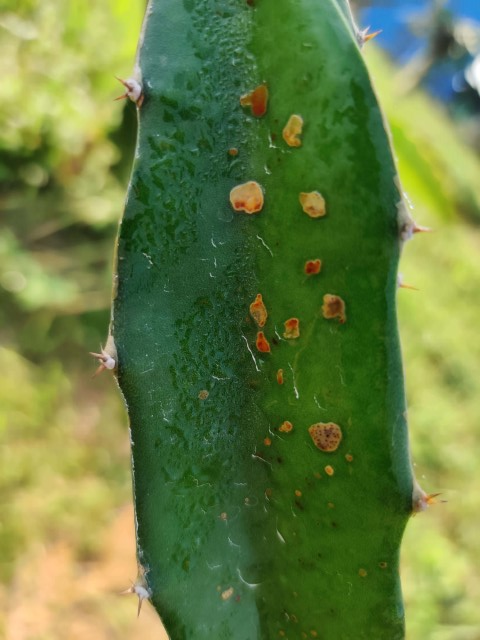
#> input picture data/Converted Images/Brown_Stem_Spot/Brown_Stem_Spot (15).jpg, 480 x 640 px
$ jupyter execute segmentation.ipynb
#> lines starting #> are read from the running program, lines starting #| are printed output that depends on the picture; after the words box and inside, x2 and y2 are one past the last pixel; in counts of white or black regions, pixels touching at a corner belong together
Libraries

[cell 1]
from pathlib import Path
import numpy as np
import pandas as pd
import cv2
from tqdm import tqdm
import matplotlib.pyplot as plt
from sklearn.cluster import KMeans

PROJECT_ROOT = Path("..").resolve()
DATA_DIR = PROJECT_ROOT / "data" / "Converted Images"
OUT_DIR = PROJECT_ROOT / "outputs"
SAMPLE_DIR = OUT_DIR / "samples" / "segmentation"
SAMPLE_DIR.mkdir(parents=True, exist_ok=True)

EXTS = {".jpg", ".jpeg", ".png", ".bmp"}
RANDOM_STATE = 42

Scan Dataset & Binary Labeling

[cell 2]
def scan_dataset(data_dir: Path):
    class_dirs = sorted([p for p in data_dir.iterdir() if p.is_dir()])
    rows = []
    for cls_dir in class_dirs:
        cls = cls_dir.name
        y = 0 if cls.lower() == "healthy" else 1
        for fp in cls_dir.rglob("*"):
            if fp.is_file() and fp.suffix.lower() in EXTS:
                rows.append({"path": str(fp), "class": cls, "Output": y})
#> pass 2 of the loop in scan_dataset, `for cls_dir in class_dirs:`:
    return pd.DataFrame(rows)

df = scan_dataset(DATA_DIR)

print("Counts per folder:")
display(df["class"].value_counts())

print("\nBinary counts (Output):")
display(df["Output"].value_counts())

print("\nTotal:", len(df))

K-Means Segmentation

[cell 3]
def kmeans_segment_labels(bgr, k=3):
    lab = cv2.cvtColor(bgr, cv2.COLOR_BGR2LAB)
    h, w = lab.shape[:2]
    X = lab.reshape(-1, 3).astype(np.float32)

    km = KMeans(n_clusters=k, random_state=RANDOM_STATE, n_init="auto")
    labels = km.fit_predict(X).reshape(h, w)
    centers = km.cluster_centers_
    return labels, centers

import numpy as np
import cv2

def pick_roi_cluster_smart(labels, centers):
    h, w = labels.shape
    k = centers.shape[0]

    L_vals = centers[:, 0]
    bg_by_light = int(np.argmax(L_vals))

    def border_touch_ratio(mask):
        border = np.zeros_like(mask, dtype=np.uint8)
        border[0, :] = 1; border[-1, :] = 1; border[:, 0] = 1; border[:, -1] = 1
        touch = int((mask & border).sum())
        area  = int(mask.sum()) + 1
        return touch / area

    def largest_component(mask):
        m = (mask * 255).astype(np.uint8)
        n, cc, stats, centroids = cv2.connectedComponentsWithStats(m, connectivity=8)
        if n <= 1:
            return 0, (w/2, h/2), mask
        areas = stats[1:, cv2.CC_STAT_AREA]
        idx = 1 + int(np.argmax(areas))
        area_l = int(stats[idx, cv2.CC_STAT_AREA])
        cx, cy = centroids[idx]
        keep = (cc == idx).astype(np.uint8)
        return area_l, (cx, cy), keep

    img_cx, img_cy = w/2.0, h/2.0
    best_k, best_score = 0, -1e18

    for kk in range(k):
        if kk == bg_by_light:
            continue

        mask = (labels == kk).astype(np.uint8)
        area = int(mask.sum())
        if area < 0.05 * h * w:
            continue

        btr = border_touch_ratio(mask)
        area_l, (cx, cy), keep = largest_component(mask)

        compactness = area_l / (area + 1e-9)
        dist = np.sqrt((cx - img_cx)**2 + (cy - img_cy)**2)
        dist_norm = dist / (np.sqrt(img_cx**2 + img_cy**2) + 1e-9)


        score = (2.2 * compactness) - (2.0 * btr) - (0.8 * dist_norm)

        if score > best_score:
            best_score = score
            best_k = kk

    return best_k

def choose_background_cluster(labels):
    h, w = labels.shape
    k = int(labels.max()) + 1

    border = np.zeros_like(labels, dtype=bool)
    border[0, :] = True
    border[-1, :] = True
    border[:, 0] = True
    border[:, -1] = True

    scores = []
    for kk in range(k):
        area_frac = np.mean(labels == kk)
        border_frac = np.mean(labels[border] == kk)
        score = 0.75 * border_frac + 0.25 * area_frac
        scores.append(score)

    return int(np.argmax(scores))

def keep_largest_component(mask):
    m = (mask * 255).astype(np.uint8)
    n, cc, stats, _ = cv2.connectedComponentsWithStats(m, connectivity=8)
    if n <= 1:
        return mask
    areas = stats[1:, cv2.CC_STAT_AREA]
    idx = 1 + int(np.argmax(areas))
    return (cc == idx).astype(np.uint8)


def refine_mask(mask01: np.ndarray) -> np.ndarray:
    """
    mask01: 0/1 uint8
    output: 0/1 uint8
    """
    mask = (mask01 > 0).astype(np.uint8)

    kernel = np.ones((7, 7), np.uint8)
    mask = cv2.morphologyEx(mask, cv2.MORPH_CLOSE, kernel, iterations=2)
    mask = cv2.morphologyEx(mask, cv2.MORPH_OPEN,  kernel, iterations=1)

    n, cc, stats, _ = cv2.connectedComponentsWithStats(mask * 255, connectivity=8)
    if n <= 1:
        return mask

    H, W = mask.shape
    best = None
    best_area = -1

    for i in range(1, n):
        x, y, w, h, area = stats[i]
        touches_border = (x == 0) or (y == 0) or (x + w == W) or (y + h == H)

        if (not touches_border) and area > best_area:
            best_area = area
            best = i

    if best is None:
        areas = stats[1:, cv2.CC_STAT_AREA]
        best = 1 + int(np.argmax(areas))

    return (cc == best).astype(np.uint8)


def make_roi_mask_from_labels(labels):
    bg_k = choose_background_cluster(labels)
    mask = (labels != bg_k).astype(np.uint8)

    kernel = np.ones((7,7), np.uint8)
    mask = cv2.morphologyEx(mask, cv2.MORPH_CLOSE, kernel, iterations=2)
    mask = cv2.morphologyEx(mask, cv2.MORPH_OPEN, kernel, iterations=1)
    mask = keep_largest_component(mask)

    return mask, bg_k

Visualization & Save Samples

[cell 4]
def bgr_to_rgb(bgr):
    return cv2.cvtColor(bgr, cv2.COLOR_BGR2RGB)

def overlay_mask(bgr, mask):
    overlay = bgr.copy()
    red = np.zeros_like(bgr)
    red[:,:,2] = 255
    alpha = 0.35
    overlay[mask==1] = (alpha*red[mask==1] + (1-alpha)*overlay[mask==1]).astype(np.uint8)
    return overlay

sample_n = 12
sample_df = df.sample(min(sample_n, len(df)), random_state=RANDOM_STATE)

for i, r in enumerate(sample_df.to_dict("records"), start=1):
    bgr = cv2.imread(r["path"])
#> bgr is the input picture: shape (640, 480, 3); mean B, G, R 65.4, 126.5, 103.9
    if bgr is None:
        continue

    # Pipeline
    labels, centers = kmeans_segment_labels(bgr, k=3)
#> in kmeans_segment_labels, `lab = cv2.cvtColor(bgr, cv2.COLOR_BGR2LAB)`: lab: shape (640, 480, 3); mean of channels 0, 1, 2 126.5, 110, 158
#> in kmeans_segment_labels, `labels = km.fit_predict(X).reshape(h, w)`:
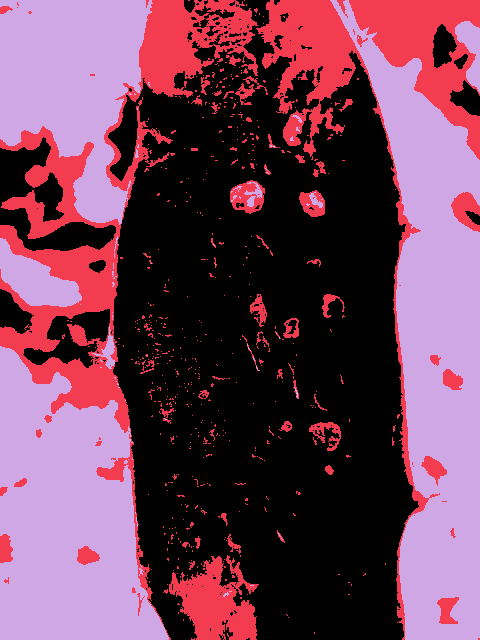
#> labels: shape (640, 480) int32; 3 distinct labels, from 0 to 2; one colour per label, 0 black
#> centers = [[80.64, 104.4, 153.3], [128.2, 112.9, 147.3], [194.7, 116.7, 170.8]]
    roi_k = pick_roi_cluster_smart(labels, centers)
#> in pick_roi_cluster_smart, `L_vals = centers[:, 0]`: L_vals = [80.64, 128.2, 194.7]
#> in pick_roi_cluster_smart, `bg_by_light = int(np.argmax(L_vals))`: bg_by_light = 2
#> the loop in pick_roi_cluster_smart, `for kk in range(k):` made 3 passes
#> (touch in border_touch_ratio, btr, n in largest_component, idx in largest_component, area_l, cx, cy) on pass 1: (376, 0.00248, 118, 6, 140009, 264.3, 350.3)
#> (touch in border_touch_ratio, btr, n in largest_component, idx in largest_component, area_l, cx, cy) on pass 2: (521, 0.00953, 569, 91, 14224, 64.96, 284.6)
#> pass 1, in pick_roi_cluster_smart, `mask = (labels == kk).astype(np.uint8)`:
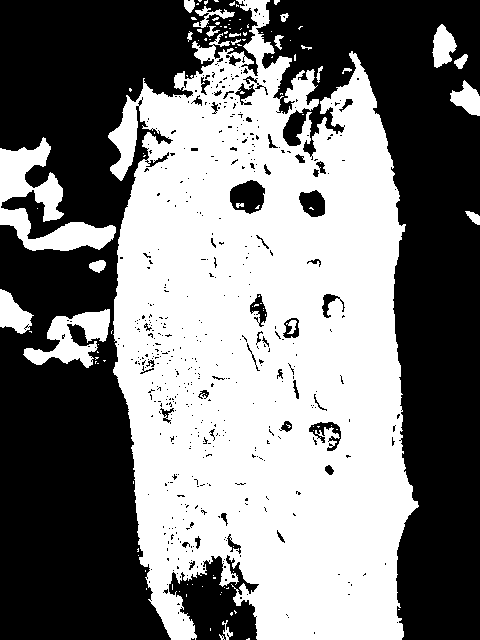
#> mask: shape (640, 480); values 0 (black) and 1 (white), 49.3% white; 117 white regions (93 under 20 px), largest, box (x1, y1, x2, y2) and area: (108, 0, 419, 640) 140009, (0, 137, 116, 251) 5062, (23, 309, 110, 368) 2382
#> pass 1, in largest_component, `n, cc, stats, centroids = cv2.connectedComponentsWithStats(m, connecti..`:
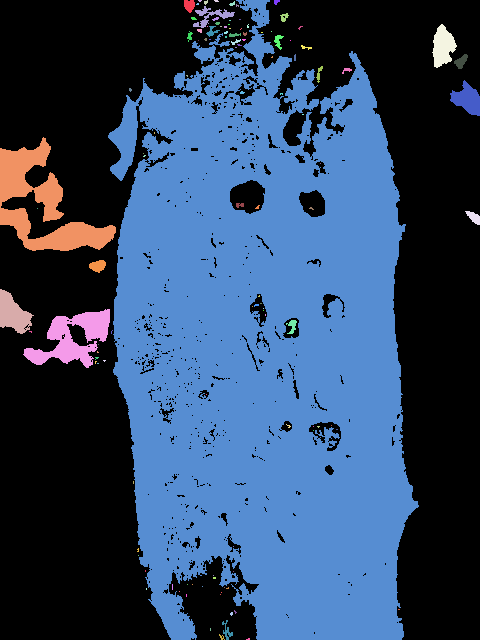
#> cc: shape (640, 480) int32; 118 distinct labels, from 0 to 117; one colour per label, 0 black
#> pass 1, in largest_component, `keep = (cc == idx).astype(np.uint8)`:
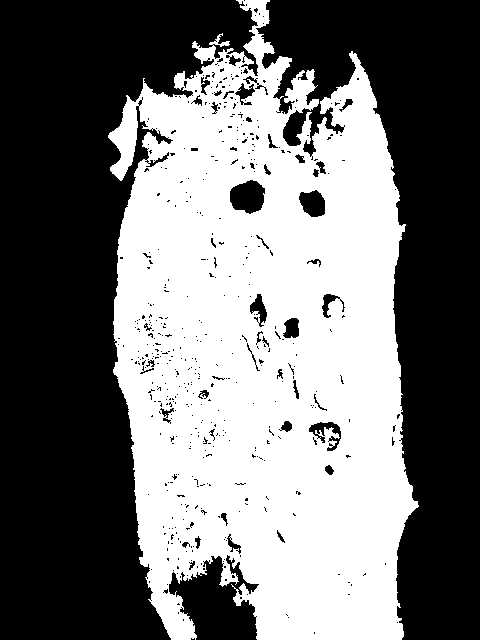
#> keep: shape (640, 480); values 0 (black) and 1 (white), 45.6% white; 1 white region, box (x1, y1, x2, y2) and area: (108, 0, 419, 640) 140009
#> after the loop in pick_roi_cluster_smart, `for kk in range(k):`:
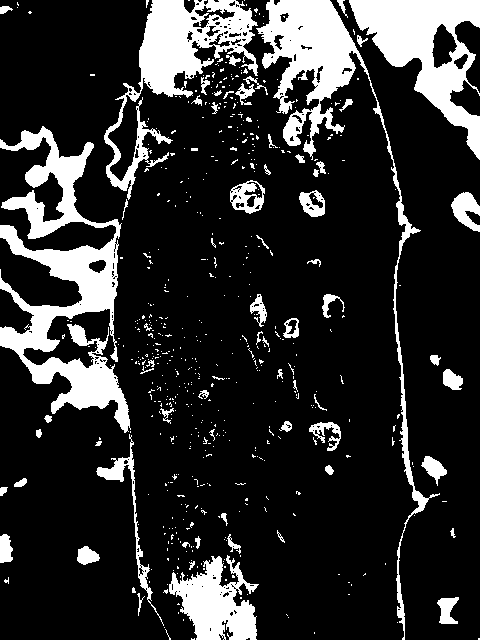
#> mask: shape (640, 480); values 0 (black) and 1 (white), 17.8% white; 568 white regions (500 under 20 px), largest, box (x1, y1, x2, y2) and area: (0, 126, 131, 433) 14224, (256, 0, 440, 640) 9950, (349, 0, 480, 160) 8378
#> after the loop in pick_roi_cluster_smart, `for kk in range(k):`: best_k = 0; best_score = 1.95
#> roi_k = 0
    mask, bg_k = make_roi_mask_from_labels(labels)
#> in choose_background_cluster, `k = int(labels.max()) + 1`: k = 3
#> the loop in choose_background_cluster, `for kk in range(k):` made 3 passes
#> (area_frac, border_frac, score) on passes 1 to 3: (0.493, 0.168, 0.249), (0.178, 0.233, 0.219), (0.329, 0.599, 0.531)
#> after the loop in choose_background_cluster, `for kk in range(k):`: scores = [0.249, 0.219, 0.531]
#> in make_roi_mask_from_labels, `bg_k = choose_background_cluster(labels)`: bg_k = 2
#> in make_roi_mask_from_labels, `mask = (labels != bg_k).astype(np.uint8)`: mask: shape (640, 480); values 0 (black) and 1 (white), 67.1% white; 76 black regions (63 under 20 px), largest, box (x1, y1, x2, y2) and area: (330, 0, 480, 640) 41625, (0, 346, 169, 640) 33123, (0, 0, 153, 225) 21661
#> in make_roi_mask_from_labels, `mask = cv2.morphologyEx(mask, cv2.MORPH_CLOSE, kernel, iterations=2)`: mask: shape (640, 480); values 0 (black) and 1 (white), 68.2% white; 8 black regions, largest, box (x1, y1, x2, y2) and area: (362, 43, 480, 640) 40044, (0, 348, 167, 640) 32410, (0, 0, 147, 156) 18475
#> in make_roi_mask_from_labels, `mask = cv2.morphologyEx(mask, cv2.MORPH_OPEN, kernel, iterations=1)`: mask: shape (640, 480); values 0 (black) and 1 (white), 68% white; 6 black regions, box (x1, y1, x2, y2) and area: (362, 43, 480, 640) 40786, (0, 348, 167, 640) 32767, (0, 0, 147, 222) 21214, (0, 241, 78, 306) 2804, (457, 24, 480, 54) 548, (468, 61, 480, 86) 263
#> in keep_largest_component, `n, cc, stats, _ = cv2.connectedComponentsWithStats(m, connectivity=8)`:
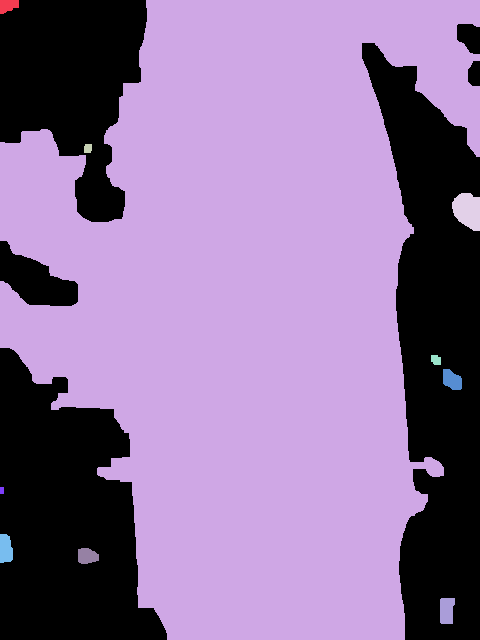
#> cc: shape (640, 480) int32; 11 distinct labels, from 0 to 10; one colour per label, 0 black
#> in keep_largest_component, `n, cc, stats, _ = cv2.connectedComponentsWithStats(m, connectivity=8)`: n = 11; stats = [[0, 0, 480, 640, 98382], [0, 0, 19, 14, 207], [0, 0, 480, 640, 206352], [84, 144, 8, 9, 68], [452, 193, 28, 38, 819], [431, 355, 10, 10, 87], [443, 369, 19, 21, 305], [0, 487, 4, 7, 28], [0, 534, 13, 29, 327], [78, 548, 21, 16, 274], [440, 598, 15, 26, 351]]
#> in keep_largest_component, `areas = stats[1:, cv2.CC_STAT_AREA]`: areas = [207, 206352, 68, 819, 87, 305, 28, 327, 274, 351]
#> in keep_largest_component, `idx = 1 + int(np.argmax(areas))`: idx = 2
#> in keep_largest_component, `return (cc == idx).astype(np.uint8)`:
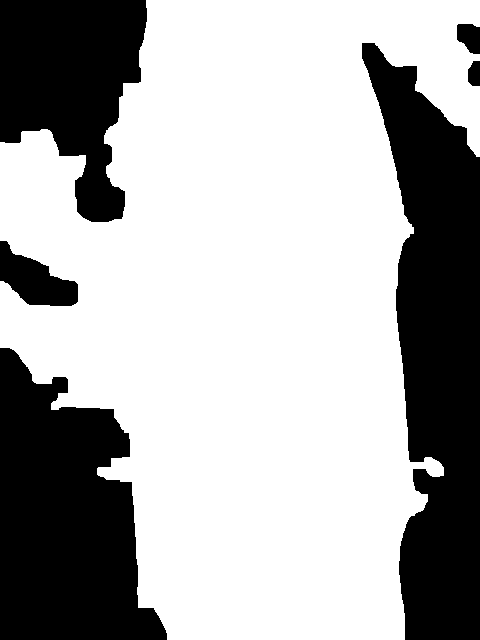
#> returned value: shape (640, 480); values 0 (black) and 1 (white), 67.2% white; 6 black regions, box (x1, y1, x2, y2) and area: (362, 43, 480, 640) 42348, (0, 348, 167, 640) 33396, (0, 0, 147, 222) 21489, (0, 241, 78, 306) 2804, (457, 24, 480, 54) 548, (468, 61, 480, 86) 263
#> bg_k = 2
    mask = refine_mask(mask)
#> in refine_mask, `n, cc, stats, _ = cv2.connectedComponentsWithStats(mask * 255, connect..`: stats = [[0, 0, 480, 640, 100848], [0, 0, 480, 640, 206352]]
#> the loop in refine_mask, `for i in range(1, n):` made 1 pass
#> after the loop in refine_mask, `for i in range(1, n):`: best_area = -1
#> in refine_mask, `areas = stats[1:, cv2.CC_STAT_AREA]`: areas = [206352]
#> in refine_mask, `best = 1 + int(np.argmax(areas))`: best = 1
    over = overlay_mask(bgr, mask)
#> in overlay_mask, `overlay[mask==1] = (alpha*red[mask==1] + (1-alpha)*overlay[mask==1]).a..`:
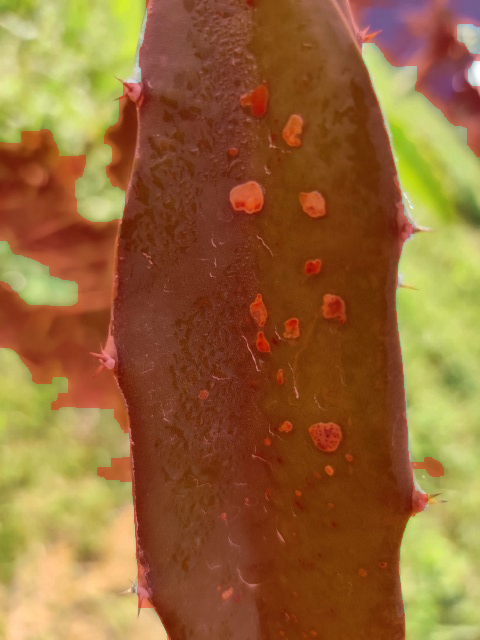
#> overlay: shape (640, 480, 3); mean B, G, R 54.2, 103.9, 149.3


    label_vis = (labels.astype(np.float32) / labels.max() * 255).astype(np.uint8)
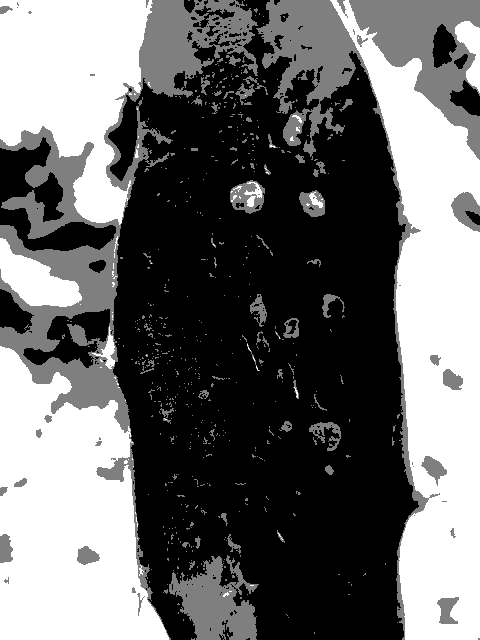
#> label_vis: shape (640, 480); min 0, max 255, mean 106.5
    label_vis = cv2.applyColorMap(label_vis, cv2.COLORMAP_JET)
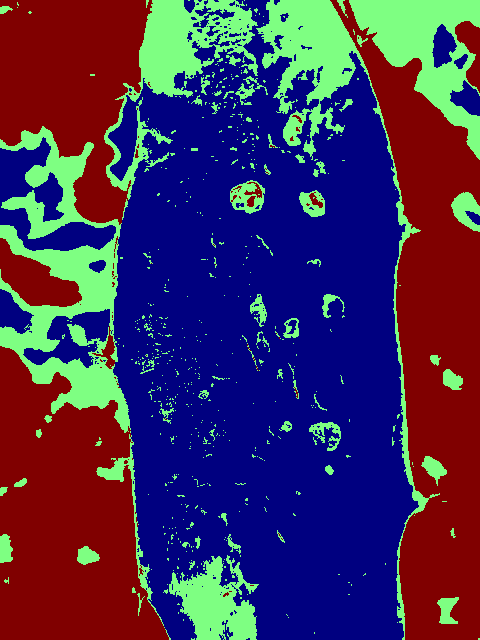
#> label_vis: shape (640, 480, 3); mean B, G, R 86.2, 45.4, 64.5

    fig = plt.figure(figsize=(14, 4))
    ax1 = fig.add_subplot(1, 3, 1)
    ax2 = fig.add_subplot(1, 3, 2)
    ax3 = fig.add_subplot(1, 3, 3)

    ax1.imshow(bgr_to_rgb(bgr))
    ax1.set_title(f"Original - {r['class']}")
    ax1.axis("off")

    ax2.imshow(bgr_to_rgb(label_vis))
    ax2.set_title("KMeans (k=3) clusters")
    ax2.axis("off")

    ax3.imshow(bgr_to_rgb(over))
    ax3.set_title(f"ROI mask (cluster={roi_k})")
    ax3.axis("off")

    out_img = SAMPLE_DIR / f"seg_{i:02d}_{r['class']}.png"
    fig.savefig(out_img, bbox_inches="tight")
    plt.close(fig)
#> pass 2 of the loop `for i, r in enumerate(sample_df.to_dict("records"), start=1):`:
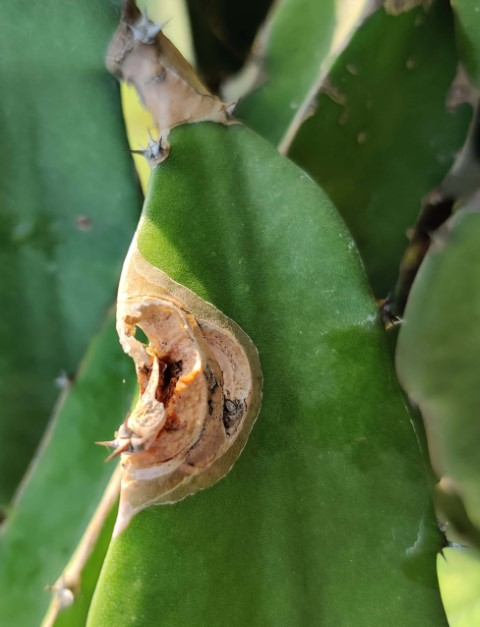
#> input picture data/Converted Images/Anthracnose/Anthracnose (100).jpg, 480 x 627 px
#> bgr is the input picture: shape (627, 480, 3); mean B, G, R 60.1, 108.5, 83.2
#> lab: shape (627, 480, 3); mean of channels 0, 1, 2 108.4, 109.9, 152
#> labels: shape (627, 480) int32; 3 distinct labels, from 0 to 2
#> centers = [[70.19, 110.5, 150.7], [196.2, 122.9, 155.8], [120.6, 106.9, 152.2]]
#> L_vals = [70.19, 196.2, 120.6]
#> bg_by_light = 1
#> the loop in pick_roi_cluster_smart (call 2), `for kk in range(k):` made 3 passes
#> (touch in border_touch_ratio, btr, n in largest_component, idx in largest_component, area_l, cx, cy) on pass 1: (866, 0.00725, 374, 3, 90381, 336, 316.4)
#> pass 1, in pick_roi_cluster_smart (call 2), `mask = (labels == kk).astype(np.uint8)`:
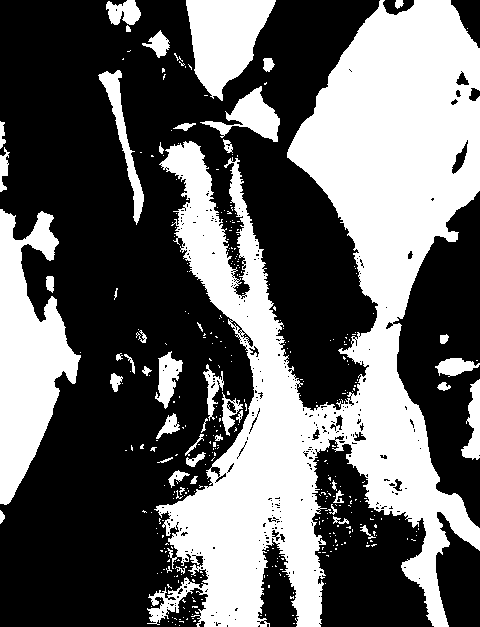
#> mask: shape (627, 480); values 0 (black) and 1 (white), 39.7% white; 373 white regions (325 under 20 px), largest, box (x1, y1, x2, y2) and area: (147, 0, 480, 627) 90381, (0, 209, 81, 505) 12757, (186, 0, 276, 101) 5584
#> after the loop in pick_roi_cluster_smart (call 2), `for kk in range(k):`: best_k = 0; best_score = 1.46
#> the loop in choose_background_cluster (call 2), `for kk in range(k):` made 3 passes
#> (area_frac, border_frac, score) on passes 1 to 3: (0.397, 0.392, 0.393), (0.103, 0.103, 0.103), (0.5, 0.505, 0.504)
#> the loop in refine_mask (call 2), `for i in range(1, n):` made 1 pass
#> (x, y, w, h, area, touches_border) on pass 1: (41, 0, 439, 627, 166347, True)
#> overlay: shape (627, 480, 3)
#> `label_vis = cv2.applyColorMap(label_vis, cv2.COLORMAP_JET)`:
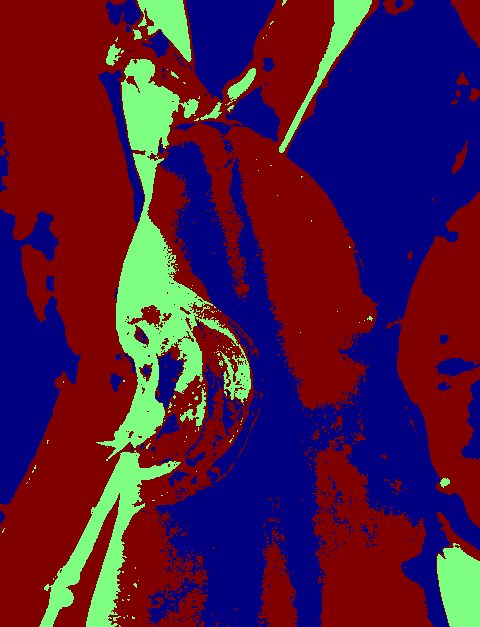
#> label_vis: shape (627, 480, 3); mean B, G, R 64.1, 26.2, 77

print("Saved segmentation samples to:", SAMPLE_DIR)
